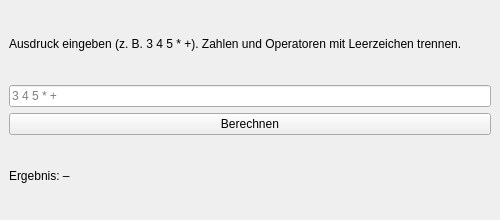
<?xml version="1.0" encoding="UTF-8"?>
<ui version="4.0">
 <class>MainWindow</class>
 <widget class="QMainWindow" name="MainWindow">
  <property name="geometry"><rect><x>0</x><y>0</y><width>500</width><height>220</height></rect></property>
  <property name="windowTitle"><string>UPN-Rechner</string></property>
  <widget class="QWidget" name="centralwidget">
   <layout class="QVBoxLayout" name="verticalLayout">
    <item><widget class="QLabel" name="anleitung">
     <property name="text"><string>Ausdruck eingeben (z. B. 3 4 5 * +). Zahlen und Operatoren mit Leerzeichen trennen.</string></property>
     <property name="wordWrap"><bool>true</bool></property>
    </widget></item>
    <item><widget class="QLineEdit" name="eingabe">
     <property name="placeholderText"><string>3 4 5 * +</string></property>
    </widget></item>
    <item><widget class="QPushButton" name="berechnenButton">
     <property name="text"><string>Berechnen</string></property>
    </widget></item>
    <item><widget class="QLabel" name="ergebnis">
     <property name="text"><string>Ergebnis: –</string></property>
    </widget></item>
   </layout>
  </widget>
 </widget>
 <resources/>
 <connections/>
</ui>
